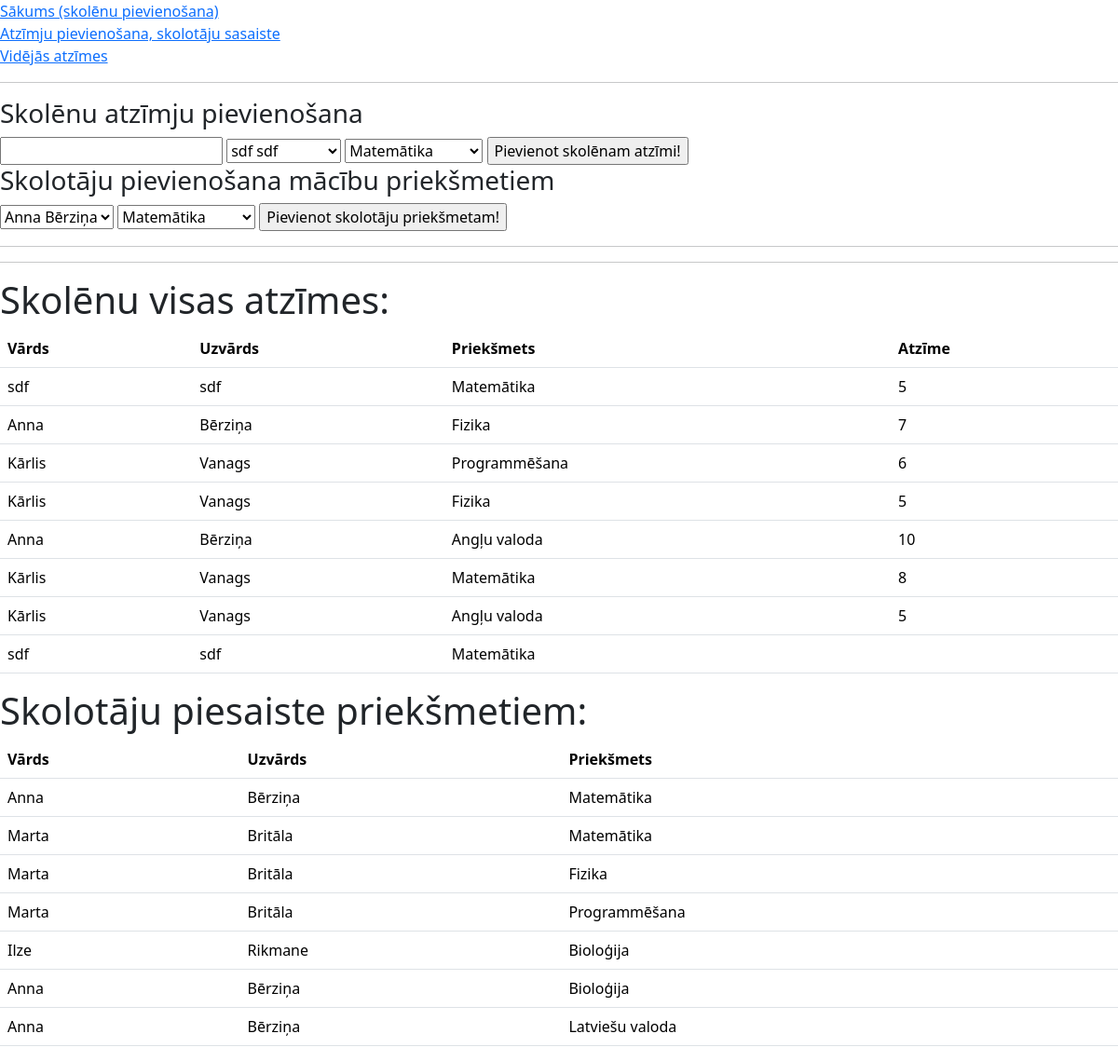
The page /pievienot on the database its author committed.
### tables this page shows
CREATE TABLE atzimes(
    id INTEGER PRIMARY KEY AUTOINCREMENT,
    atzime INTEGER NOT NULL,
    skolena_id INTEGER NOT NULL,
    prieksmeta_id INTEGER NOT NULL,
    FOREIGN KEY (skolena_id) REFERENCES skoleni(id),
    FOREIGN KEY (prieksmeta_id) REFERENCES prieksmeti(id)
                );

CREATE TABLE skoleni(
        id INTEGER PRIMARY KEY AUTOINCREMENT,
        vards TEXT NOT NULL,
        uzvards TEXT NOT NULL
        );

CREATE TABLE prieksmeti(
        id INTEGER PRIMARY KEY AUTOINCREMENT,
        nosaukums TEXT NOT NULL
        );

CREATE TABLE skolotaji(
        id INTEGER PRIMARY KEY AUTOINCREMENT,
        vards TEXT NOT NULL,
        uzvards TEXT NOT NULL
        );

### main.py (the view)
@app.route("/pievienot")
def pievienot():
    skolotaji = iegut_skolotajus()
    skoleni = iegut_skolenus()
    prieksmeti = iegut_prieksmetus()
    atzimju_dati = iegut_atzimes()
    skolotaju_prieksmeti = iegut_skolotaju_prieksmetus()
    return render_template("pievienot.html", skolotaji = skolotaji, skoleni=skoleni, prieksmeti=prieksmeti, atzimes = atzimju_dati, skolotajuPrieksmeti = skolotaju_prieksmeti)

### dati.py (called while the page is built)
def iegut_skolenus():
    cur = conn.cursor()
    cur.execute(
        """SELECT vards, uzvards, id FROM skoleni"""
    )
    conn.commit()
    dati = cur.fetchall()
    return dati

def iegut_skolotajus():
    cur = conn.cursor()
    cur.execute(
        """SELECT vards, uzvards, id FROM skolotaji"""
    )
    conn.commit()
    dati = cur.fetchall()
    return dati

def iegut_prieksmetus():
    cur = conn.cursor()
    cur.execute(
        """SELECT nosaukums, id FROM prieksmeti"""
    )
    conn.commit()
    dati = cur.fetchall()
    return dati

def iegut_atzimes():
    cur = conn.cursor()
    cur.execute(
        """SELECT vards, uzvards, nosaukums, atzime
        FROM
        (atzimes JOIN skoleni ON skoleni.id = atzimes.skolena_id)
        JOIN prieksmeti ON prieksmeti.id = atzimes.prieksmeta_id
        """
    )
    conn.commit()
    dati = cur.fetchall()
    return dati

def iegut_skolotaju_prieksmetus():
    cur = conn.cursor()
    cur.execute(
        """SELECT vards, uzvards, nosaukums
        FROM
        (skolotajuPrieksmeti JOIN skolotaji ON skolotaji.id = skolotajuPrieksmeti.skolotaja_id)
        JOIN prieksmeti ON prieksmeti.id = skolotajuPrieksmeti.prieksmeta_id
        """
    )
    conn.commit()
    dati = cur.fetchall()
    return dati

### templates/pievienot.html
{% extends "index.html"%}
{% block saturs%}
<form method="post" action = "/pievienot/atzimi">
    <h3>Skolēnu atzīmju pievienošana</h3>
    <input type="number" id="atzime" name="atzime">
    <select id = "skolens" name = "skolens">
        {% for viens in skoleni %}
        <option value = "{{viens[2]}}">{{viens[0]}} {{viens[1]}} </option>
        {% endfor %}
    </select>
    <select id = "prieksmets" name = "prieksmets">
        {% for viens in prieksmeti %}
        <option value = "{{viens[1]}}">{{viens[0]}}</option>
        {% endfor %}
    </select>
    <input type="submit" value="Pievienot skolēnam atzīmi!">
    </form>
<h3>Skolotāju pievienošana mācību priekšmetiem</h3>
<form method="post" action = "pievienot/skolotaji">
    <select id = "skolotajs" name = "skolotajs">
        {% for viens in skolotaji %}
        <option value = "{{viens[2]}}">{{viens[0]}} {{viens[1]}} </option>
        {% endfor %}
    </select>
    <select id = "prieksmets2" name = "prieksmets">
        {% for viens in prieksmeti %}
        <option value = "{{viens[1]}}">{{viens[0]}}</option>
        {% endfor %}
    </select>
    <input type="submit" value="Pievienot skolotāju priekšmetam!">
</form>
<hr><hr>
<h1>Skolēnu visas atzīmes:</h1>
<table class="table">
    <tr>
        <th>Vārds</th>
        <th>Uzvārds</th>
        <th>Priekšmets</th>
        <th>Atzīme</th>
    </tr>
    {% for viens in atzimes %}
    <tr>
    <td>{{viens[0]}}</td>
    <td>{{viens[1]}}</td>
    <td>{{viens[2]}}</td>
    <td>{{viens[3]}}</td>
    </tr>
    {% endfor %}
</table>
<h1>Skolotāju piesaiste priekšmetiem:</h1>
<table class="table">
    <tr>
        <th>Vārds</th>
        <th>Uzvārds</th>
        <th>Priekšmets</th>
    </tr>
    {% for viens in skolotajuPrieksmeti %}
    <tr>
    <td>{{viens[0]}}</td>
    <td>{{viens[1]}}</td>
    <td>{{viens[2]}}</td>
    </tr>
    {% endfor %}
</table>
{% endblock %}

### rows shown on the page
atzimes: vards "sdf", uzvards "sdf", nosaukums "Matemātika", atzime "5"
atzimes: vards "Anna", uzvards "Bērziņa", nosaukums "Fizika", atzime "7"
atzimes: vards "Kārlis", uzvards "Vanags", nosaukums "Programmēšana", atzime "6"
atzimes: vards "Kārlis", uzvards "Vanags", nosaukums "Fizika", atzime "5"
atzimes: vards "Anna", uzvards "Bērziņa", nosaukums "Angļu valoda", atzime "10"
atzimes: vards "Kārlis", uzvards "Vanags", nosaukums "Matemātika", atzime "8"
atzimes: vards "Kārlis", uzvards "Vanags", nosaukums "Angļu valoda", atzime "5"
atzimes: vards "sdf", uzvards "sdf", nosaukums "Matemātika"
skolotaji: vards "Anna", uzvards "Bērziņa", nosaukums "Matemātika"
skolotaji: vards "Marta", uzvards "Britāla", nosaukums "Matemātika", nosaukums "Fizika", nosaukums "Programmēšana"
skolotaji: vards "Ilze", uzvards "Rikmane", nosaukums "Bioloģija"
skolotaji: vards "Anna", uzvards "Bērziņa", nosaukums "Bioloģija", nosaukums "Latviešu valoda"

### other values the page prints
form field skolens "sdf sdf"
form field prieksmets "Matemātika"
form field skolotajs "Anna Bērziņa"
